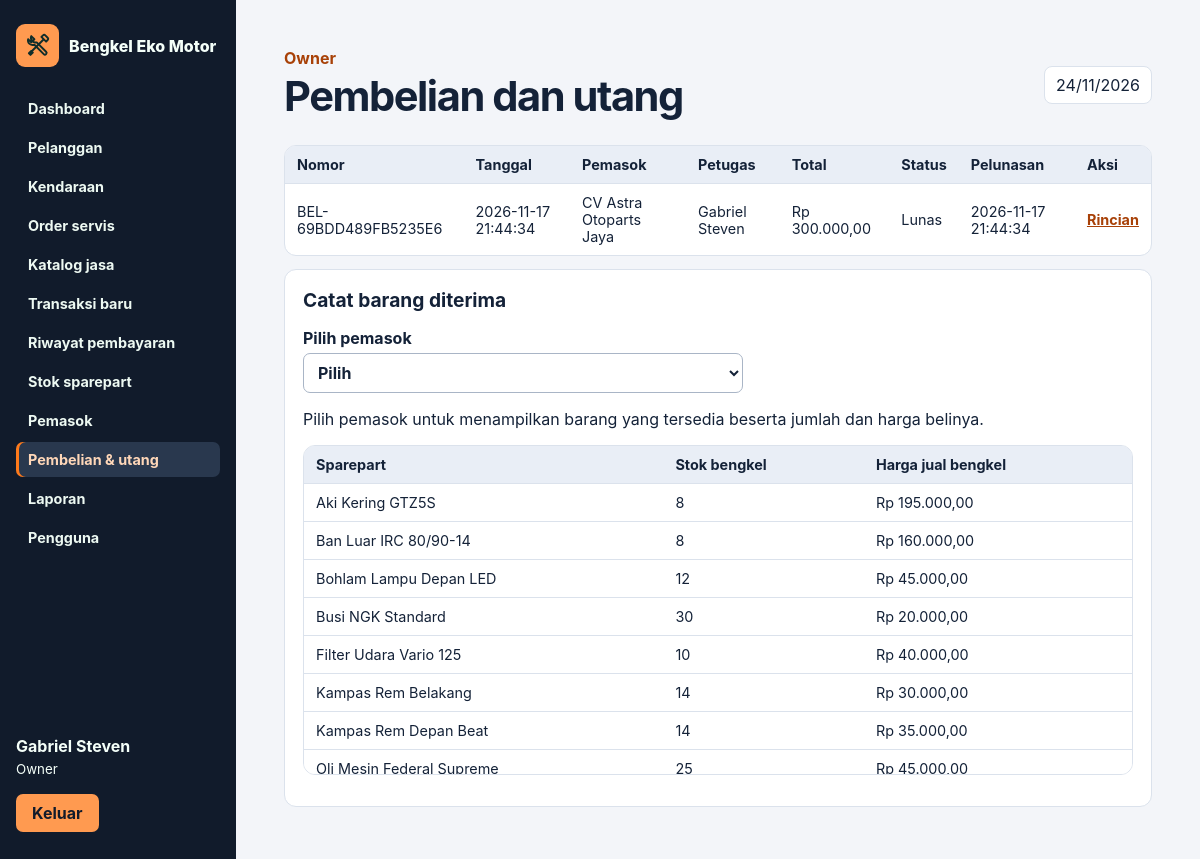
The page /?page=pembelian (signed in) on the database as committed earlier.
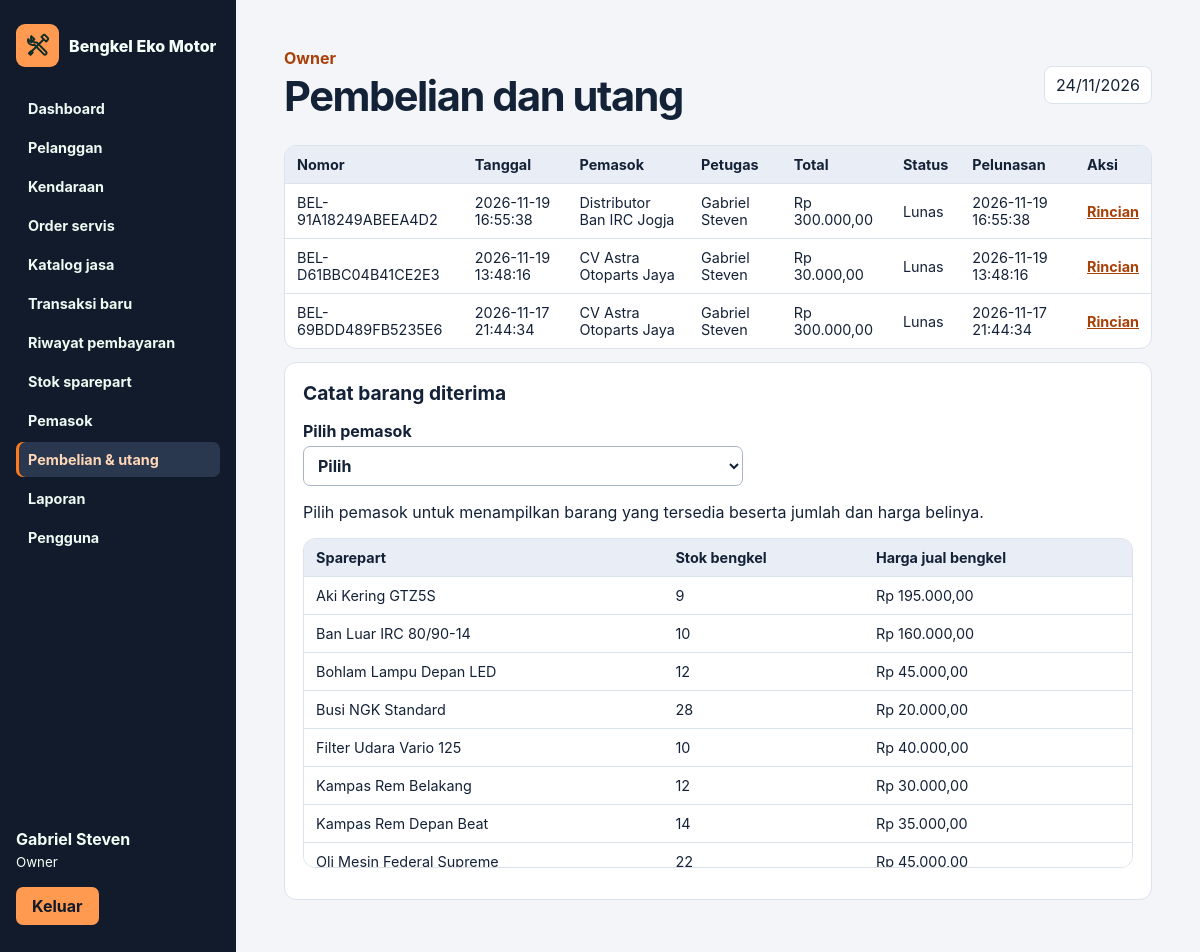
The same page on the database as committed later.
### tables this page shows
CREATE TABLE `pengguna` (
  `id_pengguna` int(11) NOT NULL,
  `nama_lengkap` varchar(100) NOT NULL,
  `username` varchar(50) NOT NULL,
  `password_hash` varchar(255) NOT NULL,
  `peran` enum('Pemilik','Kasir','Mekanik') NOT NULL,
  `status_aktif` enum('Aktif','Nonaktif') DEFAULT 'Aktif'
);

CREATE TABLE `pembelian` (
  `no_pembelian` varchar(20) NOT NULL,
  `tanggal_pembelian` datetime NOT NULL,
  `id_pemasok` int(11) NOT NULL,
  `id_pengguna` int(11) NOT NULL,
  `total_pembelian` decimal(12,2) NOT NULL CHECK (`total_pembelian` > 0),
  `status_bayar` enum('Lunas','Utang') NOT NULL,
  `token` char(32) DEFAULT NULL,
  `lunas_pada` datetime DEFAULT NULL,
  `lunas_oleh` int(11) DEFAULT NULL
);

CREATE TABLE `pemasok` (
  `id_pemasok` int(11) NOT NULL,
  `nama_pemasok` varchar(100) NOT NULL,
  `no_hp` varchar(20) NOT NULL,
  `alamat` text NOT NULL
);

CREATE TABLE `sparepart` (
  `id_sparepart` int(11) NOT NULL,
  `nama_barang` varchar(100) NOT NULL,
  `kategori` varchar(50) NOT NULL,
  `harga_jual` decimal(12,2) NOT NULL CHECK (`harga_jual` >= 0),
  `stok` int(11) NOT NULL CHECK (`stok` >= 0),
  `stok_minimum` int(11) NOT NULL CHECK (`stok_minimum` >= 0)
);

### routes/web.php (called while the page is built, shortened)
<?php
function route(array|false $user): void
{
    $page = $_GET['page'] ?? 'dashboard';
    $staff = ['Pemilik','Kasir'];
    $owner = ['Pemilik'];
    $all = ['Pemilik','Kasir','Mekanik'];
    $routes = [
        'dashboard'=>['Dashboard',$all,[]],
        'pelanggan'=>['Pelanggan',$staff,['save'=>$staff]],
        'kendaraan'=>['Kendaraan',$staff,['save'=>$staff]],
        'sparepart'=>['Sparepart',$all,['save'=>$owner,'adjust'=>$owner]],
        'jasa'=>['Katalog jasa',$owner,['save'=>$owner]],
        'pemasok'=>['Pemasok',$owner,['save'=>$owner]],
        'katalog-pemasok'=>['Katalog pemasok',$owner,['save-catalog'=>$owner]],
        'pengguna'=>['Pengguna',$owner,['save'=>$owner]],
        'servis'=>['Order servis',$all,['create'=>$staff]],
        'pekerjaan'=>['Detail pekerjaan',$all,['start'=>['Pemilik','Mekanik'],'progress'=>['Pemilik','Mekanik'],'assign'=>$owner]],
        'checkout'=>['Pembayaran baru',$staff,['pay'=>$staff]],
        'penjualan'=>['Riwayat pembayaran',$staff,[]],
        'nota'=>['Nota penjualan',$staff,['cancel'=>$owner]],
        'pembelian'=>['Pembelian dan utang',$owner,['purchase'=>$owner]],
        'detail-beli'=>['Rincian pembelian',$owner,['settle'=>$owner]],
        'laporan'=>['Laporan',$owner,[]],
    ];
    [$title,$roles,$actions] = $routes[$page];
    $id = (int) filter_var($_GET['id'] ?? 0,FILTER_VALIDATE_INT);
    $reference = is_string($_GET['ref'] ?? null) ? $_GET['ref'] : '';
    match ($page) {
        'dashboard'=>showDashboard($user),
        'servis'=>showServices($user),
        'pekerjaan'=>showService(serviceRecord($id,$user),$user),
        'checkout'=>showCheckout(checkoutOrder($user)),
        'penjualan'=>showSales($user),
        'nota'=>showReceipt($reference,$user),
        'pembelian'=>showPurchases(),
        'katalog-pemasok'=>showSupplierCatalog($id),
        'detail-beli'=>showPurchase($reference),
        'laporan'=>showReports(),
        default=>showMaster($page,$page !== 'sparepart' || $user['peran'] === 'Pemilik'),
    };
    layout($title,$user,$page,(string) ob_get_clean());
}

### public/index.php (called while the page is built, shortened)
<?php
$user = false;
try {
    $user = currentUser();
    route($user);
} catch (Throwable $error) {
    while (ob_get_level() > 0) {
        ob_end_clean();
    }
    if ($error instanceof AccessDenied) {
        http_response_code(403);
        $message = $error->getMessage();
    } elseif ($error instanceof DomainException) {
        http_response_code(422);
        $message = $error->getMessage();
    } elseif ($error instanceof PDOException && $error->getCode() === '23000') {
        http_response_code(409);
        $message = 'Data sudah ada atau rujukan tidak tersedia. Periksa isian dan coba lagi.';
    } else {
        http_response_code(500);
        error_log('Bengkel Eko Motor: ' . get_class($error) . ' (' . $error->getCode() . ')');
        $message = 'Sistem tidak dapat memproses permintaan. Periksa konfigurasi dan koneksi database sesuai README.';
    }
    if (str_contains($_SERVER['HTTP_ACCEPT'] ?? '', 'application/json')) {
        header('Content-Type: application/json; charset=utf-8');
        echo json_encode(['message' => $message], JSON_UNESCAPED_UNICODE);
        exit;
    }
    if ($user) {
        layout('Permintaan tidak berhasil',$user,'','<p role="alert" class="error">' . h($message) . '</p><p>' . linkTo('Kembali ke dashboard','dashboard') . '</p>');
    } else {
        loginPage($message);
    }
}

### app/Models/database.php (called while the page is built, shortened)
<?php
function db(): PDO
{
    static $pdo;
    if (!$pdo) {
        $path = dirname(__DIR__, 2) . '/config/database.local.php';
        $config = require $path;
        $pdo = new PDO($config['dsn'], $config['username'], $config['password'], [
            PDO::ATTR_ERRMODE => PDO::ERRMODE_EXCEPTION,
            PDO::ATTR_EMULATE_PREPARES => false,
            PDO::ATTR_DEFAULT_FETCH_MODE => PDO::FETCH_ASSOC,
        ]);
        $pdo->exec("SET time_zone = '+07:00'");
    }
    return $pdo;
}
function query(string $sql, array $params = []): PDOStatement
{
    $statement = db()->prepare($sql);
    $statement->execute($params);
    return $statement;
}
function rows(string $sql, array $params = []): array
{
    return query($sql, $params)->fetchAll();
}
function row(string $sql, array $params = []): array|false
{
    return query($sql, $params)->fetch();
}

### app/Middleware/security.php (called while the page is built, shortened)
<?php
function currentUser(): array|false
{
    $user = row("SELECT id_pengguna,nama_lengkap,peran FROM pengguna WHERE id_pengguna=? AND status_aktif='Aktif'", [$_SESSION['user']]);
    return $user;
}

### app/Controllers/suppliers.php (the view, shortened to what this page needs)
<?php
function purchaseCatalogTable(array $parts, bool $selected): void
{
    echo '<div class="supplier-catalog-scroll scroll"><table><thead><tr><th>Sparepart</th><th>Stok bengkel</th><th>Harga jual bengkel</th>'
        . ($selected ? '<th>Jumlah beli</th><th>Harga beli pemasok / unit</th>' : '') . '</tr></thead><tbody>';
    foreach ($parts as $part) {
        $key = (int) $part['id_sparepart'];
        echo '<tr><td>' . h($part['nama_barang']) . '</td><td>' . h($part['stok']) . '</td><td>' . h(rupiah($part['harga_jual'])) . '</td>';
        echo '</tr>';
    }
    echo '</tbody></table></div>';
}

### app/Views/helpers.php (shortened to what this page needs)
<?php
function h(mixed $value): string
{
    return htmlspecialchars((string) $value, ENT_QUOTES | ENT_SUBSTITUTE, 'UTF-8');
}
function url(string $page, array $params = []): string
{
    return '?' . http_build_query(['page' => $page] + $params);
}
function rupiah(mixed $value): string
{
    return $value === null ? '—' : 'Rp ' . number_format((float) $value, 2, ',', '.');
}
function linkTo(string $label, string $page, array $params = []): string
{
    return '<a href="' . h(url($page, $params)) . '">' . h($label) . '</a>';
}
function selectField(string $key, string $label, array $options, mixed $selected = '', string $placeholder = 'Pilih'): void
{
    echo '<label>' . h($label) . '<select name="' . h($key) . '"><option value="">' . h($placeholder) . '</option>';
    echo '</select></label>';
}
function button(string $label): void
{
    echo '<button type="submit">' . h($label) . '</button></form>';
}
function table(array $headers, array $data, ?callable $action = null, array $formatters = []): void
{
    echo '<div class="scroll"><table><thead><tr>';
    foreach ($headers as $header) {
        echo '<th>' . h($header) . '</th>';
    }
    echo '</tr></thead><tbody>';
    foreach ($data as $record) {
        echo '<tr>';
        foreach ($record as $key => $value) {
            $cell = isset($formatters[$key]) ? $formatters[$key]($value, $record) : h($value ?? '—');
            echo '<td>' . $cell . '</td>';
        }
        if ($action) {
            echo '<td>' . $action($record) . '</td>';
        }
        echo '</tr>';
    }
    echo '</tbody></table></div>';
}

### app/Controllers/finance.php (shortened to what this page needs)
<?php
function showPurchases(): void
{
    echo '<section class="panel"><h2>Catat barang diterima</h2>';
    $id = filter_var($_GET['pemasok'] ?? '0', FILTER_VALIDATE_INT, ['options' => ['min_range' => 0]]);
    $supplier = $id ? supplierRecord($id) : false;
    echo '<form method="get" data-supplier-picker>';
    selectField('pemasok', 'Pilih pemasok', options('SELECT id_pemasok,nama_pemasok FROM pemasok ORDER BY nama_pemasok'), $id);
    echo '</form>';
    if (!$supplier) {
        echo '<p>Pilih pemasok untuk menampilkan barang yang tersedia beserta jumlah dan harga belinya.</p>';
        purchaseCatalogTable(rows("SELECT id_sparepart,nama_barang,stok,harga_jual FROM sparepart WHERE LOWER(TRIM(kategori))<>'jasa servis' ORDER BY nama_barang"), false);
    }
    echo '</section>';
}

### app/Views/layout.php (shortened to what this page needs)
<?php
function workshopBrand(): string
{
    return '<div class="brand"><span><img src="assets/icons/workshop.svg" width="25" height="25" alt=""></span> Bengkel Eko Motor</div>';
}
function documentStart(string $title): void
{
    $assetRoot = dirname(__DIR__, 2) . '/public/assets/';
    $cssVersion = filemtime($assetRoot . 'css/app.css');
    $jsVersion = filemtime($assetRoot . 'js/app.js');
    echo '<!doctype html><html lang="id"><head><meta charset="utf-8"><meta name="viewport" content="width=device-width, initial-scale=1">'
        . '<title>' . h($title) . ' • Bengkel Eko Motor</title>'
        . '<link rel="icon" type="image/svg+xml" href="assets/icons/workshop.svg?v=1">'
        . '<link rel="stylesheet" href="assets/css/app.css?v=' . h($cssVersion) . '"><script src="assets/js/app.js?v=' . h($jsVersion) . '" defer></script></head><body>';
}
function layout(string $title, array $user, string $page, string $content): void
{
    [$role,$menus] = match ($user['peran']) {
        'Pemilik'=>['Owner',['dashboard'=>'Dashboard','pelanggan'=>'Pelanggan','kendaraan'=>'Kendaraan','servis'=>'Order servis','jasa'=>'Katalog jasa',
            'checkout'=>'Transaksi baru','penjualan'=>'Riwayat pembayaran','sparepart'=>'Stok sparepart','pemasok'=>'Pemasok','pembelian'=>'Pembelian & utang','laporan'=>'Laporan','pengguna'=>'Pengguna']],
        'Kasir'=>['Kasir',['dashboard'=>'Dashboard','checkout'=>'Transaksi baru','servis'=>'Order servis','pelanggan'=>'Pelanggan','kendaraan'=>'Kendaraan',
            'penjualan'=>'Riwayat pembayaran','sparepart'=>'Stok sparepart']],
        default=>['Mekanik',['dashboard'=>'Dashboard','servis'=>'Pekerjaan saya','sparepart'=>'Ketersediaan sparepart']],
    };
    $pageMenu = ['pekerjaan'=>'servis','nota'=>'penjualan','detail-beli'=>'pembelian'][$page] ?? $page;
    documentStart($title);
    echo '<div class="app"><aside>' . workshopBrand() . '<nav aria-label="Menu utama">';
    foreach ($menus as $key=>$label) {
        echo '<a href="' . h(url($key)) . '"' . ($pageMenu === $key ? ' aria-current="page"' : '') . '>' . h($label) . '</a>';
    }
    echo '</nav><div class="account"><strong>' . h($user['nama_lengkap']) . '</strong><small>' . h($role) . '</small><form method="post" action="' . h(url('logout')) . '">';
    button('Keluar');
    echo '</div></aside><main class="workspace"><header><div><p class="role">' . h($role) . '</p><h1>' . h($title) . '</h1></div>'
        . '<span class="date">' . h(date('d/m/Y')) . '</span></header>';
    echo $content . '</main></div></body></html>';
}

### public/assets/css/app.css (style rules this page uses)
:root { color-scheme: light; font-family: Inter, system-ui, sans-serif; color: #142238; background: #f3f5f9; --ink: #111b2b; --link: #a84108; --line: #dbe2ec; }
* { box-sizing: border-box; }
body { margin: 0; }
a { color: var(--link); font-weight: 650; }
.app { display: grid; grid-template-columns: 236px minmax(0,1fr); min-height: 100vh; }
aside { background: var(--ink); color: #f4fff9; padding: 24px 16px; display: flex; flex-direction: column; gap: 24px; }
.brand { display: flex; gap: 10px; align-items: center; font-weight: 800; }
.brand span { background: #ff9a50; color: var(--ink); padding: 9px; border-radius: 9px; }
nav { display: grid; gap: 4px; }
nav a { color: #edf9f2; text-decoration: none; padding: 9px 12px; border-radius: 7px; font-size: .9rem; }
nav a:hover, nav a[aria-current] { background: #29384e; }
.account { margin-top: auto; display: grid; gap: 5px; }
.account button { background: #ff9a50; color: var(--ink); }
.workspace { padding: clamp(16px,4vw,48px); min-width: 0; }
header { display: flex; justify-content: space-between; align-items: center; gap: 12px; margin-bottom: 24px; }
h1 { margin: 3px 0 0; letter-spacing: -.035em; font-size: clamp(1.65rem,4vw,2.6rem); }
h2 { font-size: 1.2rem; }
.role { margin: 0; color: var(--link); font-weight: 750; }
.date { padding: 8px 11px; background: #fff; border: 1px solid var(--line); border-radius: 8px; }
.card, .panel, .scroll { background: #fff; border: 1px solid var(--line); border-radius: 12px; }
.card,.panel { padding: 18px; }
.panel, .scroll { margin: 13px 0; }
.panel h2 { margin-top: 0; }
.scroll { overflow: auto; }
table { width: 100%; border-collapse: collapse; font-size: .9rem; }
td, th { text-align: left; padding: 10px 12px; border-bottom: 1px solid var(--line); }
thead { background: #e9eef6; }
tr:last-child td { border-bottom: 0; }
form { margin: 12px 0; }
label { display: grid; gap: 5px; margin-bottom: 12px; font-weight: 650; }
input, select, textarea, button { font: inherit; }
input, select, textarea { padding: 8px 10px; border: 1px solid #a9b5c6; border-radius: 7px; background: #fff; color: inherit; width: min(100%, 440px); }
button { background: #ac4308; color: white; cursor: pointer; border: 0; border-radius: 7px; padding: 9px 16px; font-weight: 700; }
.brand span { display: grid; place-items: center; line-height: 1; }
nav a[aria-current] { box-shadow: inset 3px 0 #ff7a1a; color: #ffd7b8; }
.workspace header .role { color: #a84108; }
.brand span { flex: none; }
.supplier-catalog-scroll { max-height: 330px; overflow: auto; }
.supplier-catalog-scroll thead th { position: sticky; top: 0; background: #e9eef6; z-index: 1; }

Rows that differ between the two databases and show on the page:
added pembelian: no_pembelian "BEL-91A18249ABEEA4D2", tanggal_pembelian "2026-11-19 16:55:38", id_pemasok.nama_pemasok "Distributor Ban IRC Jogja", id_pengguna.nama_lengkap "Gabriel Steven", cell "Rp 300.000,00", status_bayar "Lunas", lunas_pada "2026-11-19 16:55:38"
added pembelian: no_pembelian "BEL-D61BBC04B41CE2E3", tanggal_pembelian "2026-11-19 13:48:16", id_pemasok.nama_pemasok "CV Astra Otoparts Jaya", id_pengguna.nama_lengkap "Gabriel Steven", cell "Rp 30.000,00", status_bayar "Lunas", lunas_pada "2026-11-19 13:48:16"
changed sparepart "Aki Kering GTZ5S": stok "8" → "9"
changed sparepart "Ban Luar IRC 80/90-14": stok "8" → "10"
changed sparepart "Busi NGK Standard": stok "30" → "28"
changed sparepart "Kampas Rem Belakang": stok "14" → "12"
changed sparepart "Oli Mesin Federal Supreme": stok "25" → "22"
